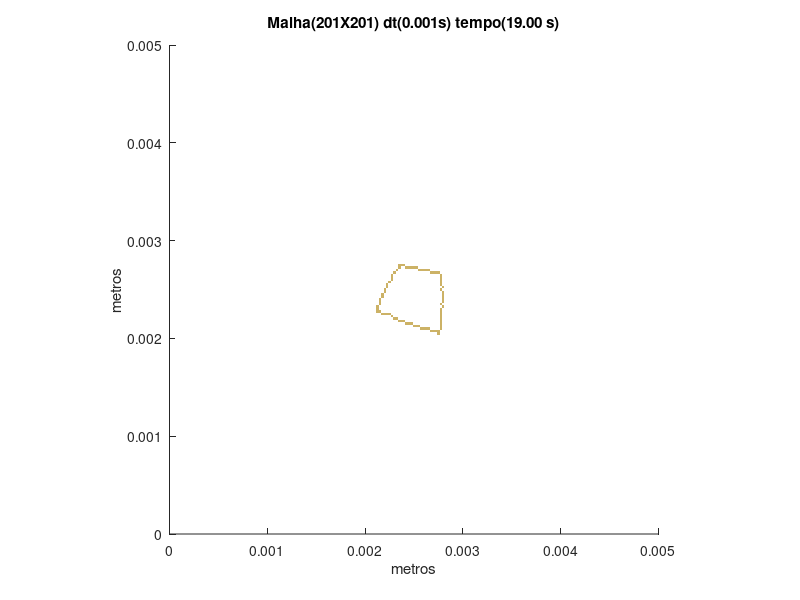

MATLAB code to generate this figure:
set (gca,'PlotBoxAspectRatio',[1 1 1],'Xlim',[0,0.005],'Ylim',[0,0.005])
hold on
title('Malha(201X201) dt(0.001s) tempo(19.00 s)')
hold on
ylabel('metros')
hold on
xlabel('metros')
hold on

fill([0.0027363184079602 0.0027363184079602 0.00276119402985075 0.00276119402985075],[0.00203980099502488 0.00206467661691542 0.00206467661691542 0.00203980099502488],[0.8,0.7,0.4],'LineStyle','none')

fill([0.00266169154228856 0.00266169154228856 0.0026865671641791 0.0026865671641791],[0.00206467661691542 0.00208955223880597 0.00208955223880597 0.00206467661691542],[0.8,0.7,0.4],'LineStyle','none')

fill([0.0026865671641791 0.0026865671641791 0.00271144278606965 0.00271144278606965],[0.00206467661691542 0.00208955223880597 0.00208955223880597 0.00206467661691542],[0.8,0.7,0.4],'LineStyle','none')

fill([0.00271144278606965 0.00271144278606965 0.0027363184079602 0.0027363184079602],[0.00206467661691542 0.00208955223880597 0.00208955223880597 0.00206467661691542],[0.8,0.7,0.4],'LineStyle','none')

fill([0.0027363184079602 0.0027363184079602 0.00276119402985075 0.00276119402985075],[0.00206467661691542 0.00208955223880597 0.00208955223880597 0.00206467661691542],[0.8,0.7,0.4],'LineStyle','none')

fill([0.00256218905472637 0.00256218905472637 0.00258706467661692 0.00258706467661692],[0.00208955223880597 0.00211442786069652 0.00211442786069652 0.00208955223880597],[0.8,0.7,0.4],'LineStyle','none')

fill([0.00258706467661692 0.00258706467661692 0.00261194029850746 0.00261194029850746],[0.00208955223880597 0.00211442786069652 0.00211442786069652 0.00208955223880597],[0.8,0.7,0.4],'LineStyle','none')

fill([0.00261194029850746 0.00261194029850746 0.00263681592039801 0.00263681592039801],[0.00208955223880597 0.00211442786069652 0.00211442786069652 0.00208955223880597],[0.8,0.7,0.4],'LineStyle','none')

fill([0.00263681592039801 0.00263681592039801 0.00266169154228856 0.00266169154228856],[0.00208955223880597 0.00211442786069652 0.00211442786069652 0.00208955223880597],[0.8,0.7,0.4],'LineStyle','none')

fill([0.00276119402985075 0.00276119402985075 0.00278606965174129 0.00278606965174129],[0.00208955223880597 0.00211442786069652 0.00211442786069652 0.00208955223880597],[0.8,0.7,0.4],'LineStyle','none')

fill([0.00248756218905473 0.00248756218905473 0.00251243781094527 0.00251243781094527],[0.00211442786069652 0.00213930348258706 0.00213930348258706 0.00211442786069652],[0.8,0.7,0.4],'LineStyle','none')

fill([0.00251243781094527 0.00251243781094527 0.00253731343283582 0.00253731343283582],[0.00211442786069652 0.00213930348258706 0.00213930348258706 0.00211442786069652],[0.8,0.7,0.4],'LineStyle','none')

fill([0.00253731343283582 0.00253731343283582 0.00256218905472637 0.00256218905472637],[0.00211442786069652 0.00213930348258706 0.00213930348258706 0.00211442786069652],[0.8,0.7,0.4],'LineStyle','none')

fill([0.00276119402985075 0.00276119402985075 0.00278606965174129 0.00278606965174129],[0.00211442786069652 0.00213930348258706 0.00213930348258706 0.00211442786069652],[0.8,0.7,0.4],'LineStyle','none')

fill([0.00241293532338308 0.00241293532338308 0.00243781094527363 0.00243781094527363],[0.00213930348258706 0.00216417910447761 0.00216417910447761 0.00213930348258706],[0.8,0.7,0.4],'LineStyle','none')

fill([0.00243781094527363 0.00243781094527363 0.00246268656716418 0.00246268656716418],[0.00213930348258706 0.00216417910447761 0.00216417910447761 0.00213930348258706],[0.8,0.7,0.4],'LineStyle','none')

fill([0.00246268656716418 0.00246268656716418 0.00248756218905473 0.00248756218905473],[0.00213930348258706 0.00216417910447761 0.00216417910447761 0.00213930348258706],[0.8,0.7,0.4],'LineStyle','none')

fill([0.00276119402985075 0.00276119402985075 0.00278606965174129 0.00278606965174129],[0.00213930348258706 0.00216417910447761 0.00216417910447761 0.00213930348258706],[0.8,0.7,0.4],'LineStyle','none')

fill([0.00233830845771144 0.00233830845771144 0.00236318407960199 0.00236318407960199],[0.00216417910447761 0.00218905472636816 0.00218905472636816 0.00216417910447761],[0.8,0.7,0.4],'LineStyle','none')

fill([0.00236318407960199 0.00236318407960199 0.00238805970149254 0.00238805970149254],[0.00216417910447761 0.00218905472636816 0.00218905472636816 0.00216417910447761],[0.8,0.7,0.4],'LineStyle','none')

fill([0.00238805970149254 0.00238805970149254 0.00241293532338308 0.00241293532338308],[0.00216417910447761 0.00218905472636816 0.00218905472636816 0.00216417910447761],[0.8,0.7,0.4],'LineStyle','none')

fill([0.00276119402985075 0.00276119402985075 0.00278606965174129 0.00278606965174129],[0.00216417910447761 0.00218905472636816 0.00218905472636816 0.00216417910447761],[0.8,0.7,0.4],'LineStyle','none')

fill([0.00228855721393035 0.00228855721393035 0.0023134328358209 0.0023134328358209],[0.00218905472636816 0.00221393034825871 0.00221393034825871 0.00218905472636816],[0.8,0.7,0.4],'LineStyle','none')

fill([0.0023134328358209 0.0023134328358209 0.00233830845771144 0.00233830845771144],[0.00218905472636816 0.00221393034825871 0.00221393034825871 0.00218905472636816],[0.8,0.7,0.4],'LineStyle','none')

fill([0.00276119402985075 0.00276119402985075 0.00278606965174129 0.00278606965174129],[0.00218905472636816 0.00221393034825871 0.00221393034825871 0.00218905472636816],[0.8,0.7,0.4],'LineStyle','none')

fill([0.0022636815920398 0.0022636815920398 0.00228855721393035 0.00228855721393035],[0.00221393034825871 0.00223880597014925 0.00223880597014925 0.00221393034825871],[0.8,0.7,0.4],'LineStyle','none')

fill([0.00276119402985075 0.00276119402985075 0.00278606965174129 0.00278606965174129],[0.00221393034825871 0.00223880597014925 0.00223880597014925 0.00221393034825871],[0.8,0.7,0.4],'LineStyle','none')

fill([0.00216417910447761 0.00216417910447761 0.00218905472636816 0.00218905472636816],[0.00223880597014925 0.0022636815920398 0.0022636815920398 0.00223880597014925],[0.8,0.7,0.4],'LineStyle','none')

fill([0.00218905472636816 0.00218905472636816 0.00221393034825871 0.00221393034825871],[0.00223880597014925 0.0022636815920398 0.0022636815920398 0.00223880597014925],[0.8,0.7,0.4],'LineStyle','none')

fill([0.00221393034825871 0.00221393034825871 0.00223880597014925 0.00223880597014925],[0.00223880597014925 0.0022636815920398 0.0022636815920398 0.00223880597014925],[0.8,0.7,0.4],'LineStyle','none')

fill([0.00223880597014925 0.00223880597014925 0.0022636815920398 0.0022636815920398],[0.00223880597014925 0.0022636815920398 0.0022636815920398 0.00223880597014925],[0.8,0.7,0.4],'LineStyle','none')

fill([0.00276119402985075 0.00276119402985075 0.00278606965174129 0.00278606965174129],[0.00223880597014925 0.0022636815920398 0.0022636815920398 0.00223880597014925],[0.8,0.7,0.4],'LineStyle','none')

fill([0.00211442786069652 0.00211442786069652 0.00213930348258706 0.00213930348258706],[0.0022636815920398 0.00228855721393035 0.00228855721393035 0.0022636815920398],[0.8,0.7,0.4],'LineStyle','none')

fill([0.00213930348258706 0.00213930348258706 0.00216417910447761 0.00216417910447761],[0.0022636815920398 0.00228855721393035 0.00228855721393035 0.0022636815920398],[0.8,0.7,0.4],'LineStyle','none')

fill([0.00276119402985075 0.00276119402985075 0.00278606965174129 0.00278606965174129],[0.0022636815920398 0.00228855721393035 0.00228855721393035 0.0022636815920398],[0.8,0.7,0.4],'LineStyle','none')

fill([0.00211442786069652 0.00211442786069652 0.00213930348258706 0.00213930348258706],[0.00228855721393035 0.0023134328358209 0.0023134328358209 0.00228855721393035],[0.8,0.7,0.4],'LineStyle','none')

fill([0.00276119402985075 0.00276119402985075 0.00278606965174129 0.00278606965174129],[0.00228855721393035 0.0023134328358209 0.0023134328358209 0.00228855721393035],[0.8,0.7,0.4],'LineStyle','none')

fill([0.00211442786069652 0.00211442786069652 0.00213930348258706 0.00213930348258706],[0.0023134328358209 0.00233830845771144 0.00233830845771144 0.0023134328358209],[0.8,0.7,0.4],'LineStyle','none')

fill([0.00278606965174129 0.00278606965174129 0.00281094527363184 0.00281094527363184],[0.0023134328358209 0.00233830845771144 0.00233830845771144 0.0023134328358209],[0.8,0.7,0.4],'LineStyle','none')

fill([0.00213930348258706 0.00213930348258706 0.00216417910447761 0.00216417910447761],[0.00233830845771144 0.00236318407960199 0.00236318407960199 0.00233830845771144],[0.8,0.7,0.4],'LineStyle','none')

fill([0.00276119402985075 0.00276119402985075 0.00278606965174129 0.00278606965174129],[0.00233830845771144 0.00236318407960199 0.00236318407960199 0.00233830845771144],[0.8,0.7,0.4],'LineStyle','none')

fill([0.00213930348258706 0.00213930348258706 0.00216417910447761 0.00216417910447761],[0.00236318407960199 0.00238805970149254 0.00238805970149254 0.00236318407960199],[0.8,0.7,0.4],'LineStyle','none')

fill([0.00278606965174129 0.00278606965174129 0.00281094527363184 0.00281094527363184],[0.00236318407960199 0.00238805970149254 0.00238805970149254 0.00236318407960199],[0.8,0.7,0.4],'LineStyle','none')

fill([0.00213930348258706 0.00213930348258706 0.00216417910447761 0.00216417910447761],[0.00238805970149254 0.00241293532338308 0.00241293532338308 0.00238805970149254],[0.8,0.7,0.4],'LineStyle','none')

fill([0.00278606965174129 0.00278606965174129 0.00281094527363184 0.00281094527363184],[0.00238805970149254 0.00241293532338308 0.00241293532338308 0.00238805970149254],[0.8,0.7,0.4],'LineStyle','none')

fill([0.00216417910447761 0.00216417910447761 0.00218905472636816 0.00218905472636816],[0.00241293532338308 0.00243781094527363 0.00243781094527363 0.00241293532338308],[0.8,0.7,0.4],'LineStyle','none')

fill([0.00278606965174129 0.00278606965174129 0.00281094527363184 0.00281094527363184],[0.00241293532338308 0.00243781094527363 0.00243781094527363 0.00241293532338308],[0.8,0.7,0.4],'LineStyle','none')

fill([0.00216417910447761 0.00216417910447761 0.00218905472636816 0.00218905472636816],[0.00243781094527363 0.00246268656716418 0.00246268656716418 0.00243781094527363],[0.8,0.7,0.4],'LineStyle','none')

fill([0.00278606965174129 0.00278606965174129 0.00281094527363184 0.00281094527363184],[0.00243781094527363 0.00246268656716418 0.00246268656716418 0.00243781094527363],[0.8,0.7,0.4],'LineStyle','none')

fill([0.00218905472636816 0.00218905472636816 0.00221393034825871 0.00221393034825871],[0.00246268656716418 0.00248756218905473 0.00248756218905473 0.00246268656716418],[0.8,0.7,0.4],'LineStyle','none')

fill([0.00278606965174129 0.00278606965174129 0.00281094527363184 0.00281094527363184],[0.00246268656716418 0.00248756218905473 0.00248756218905473 0.00246268656716418],[0.8,0.7,0.4],'LineStyle','none')

fill([0.00218905472636816 0.00218905472636816 0.00221393034825871 0.00221393034825871],[0.00248756218905473 0.00251243781094527 0.00251243781094527 0.00248756218905473],[0.8,0.7,0.4],'LineStyle','none')

fill([0.00276119402985075 0.00276119402985075 0.00278606965174129 0.00278606965174129],[0.00248756218905473 0.00251243781094527 0.00251243781094527 0.00248756218905473],[0.8,0.7,0.4],'LineStyle','none')

fill([0.00221393034825871 0.00221393034825871 0.00223880597014925 0.00223880597014925],[0.00251243781094527 0.00253731343283582 0.00253731343283582 0.00251243781094527],[0.8,0.7,0.4],'LineStyle','none')

fill([0.00278606965174129 0.00278606965174129 0.00281094527363184 0.00281094527363184],[0.00251243781094527 0.00253731343283582 0.00253731343283582 0.00251243781094527],[0.8,0.7,0.4],'LineStyle','none')

fill([0.00221393034825871 0.00221393034825871 0.00223880597014925 0.00223880597014925],[0.00253731343283582 0.00256218905472637 0.00256218905472637 0.00253731343283582],[0.8,0.7,0.4],'LineStyle','none')

fill([0.00276119402985075 0.00276119402985075 0.00278606965174129 0.00278606965174129],[0.00253731343283582 0.00256218905472637 0.00256218905472637 0.00253731343283582],[0.8,0.7,0.4],'LineStyle','none')

fill([0.00223880597014925 0.00223880597014925 0.0022636815920398 0.0022636815920398],[0.00256218905472637 0.00258706467661692 0.00258706467661692 0.00256218905472637],[0.8,0.7,0.4],'LineStyle','none')

fill([0.00276119402985075 0.00276119402985075 0.00278606965174129 0.00278606965174129],[0.00256218905472637 0.00258706467661692 0.00258706467661692 0.00256218905472637],[0.8,0.7,0.4],'LineStyle','none')

fill([0.0022636815920398 0.0022636815920398 0.00228855721393035 0.00228855721393035],[0.00258706467661692 0.00261194029850746 0.00261194029850746 0.00258706467661692],[0.8,0.7,0.4],'LineStyle','none')

fill([0.00276119402985075 0.00276119402985075 0.00278606965174129 0.00278606965174129],[0.00258706467661692 0.00261194029850746 0.00261194029850746 0.00258706467661692],[0.8,0.7,0.4],'LineStyle','none')

fill([0.0022636815920398 0.0022636815920398 0.00228855721393035 0.00228855721393035],[0.00261194029850746 0.00263681592039801 0.00263681592039801 0.00261194029850746],[0.8,0.7,0.4],'LineStyle','none')

fill([0.00276119402985075 0.00276119402985075 0.00278606965174129 0.00278606965174129],[0.00261194029850746 0.00263681592039801 0.00263681592039801 0.00261194029850746],[0.8,0.7,0.4],'LineStyle','none')

fill([0.0022636815920398 0.0022636815920398 0.00228855721393035 0.00228855721393035],[0.00263681592039801 0.00266169154228856 0.00266169154228856 0.00263681592039801],[0.8,0.7,0.4],'LineStyle','none')

fill([0.00276119402985075 0.00276119402985075 0.00278606965174129 0.00278606965174129],[0.00263681592039801 0.00266169154228856 0.00266169154228856 0.00263681592039801],[0.8,0.7,0.4],'LineStyle','none')

fill([0.00228855721393035 0.00228855721393035 0.0023134328358209 0.0023134328358209],[0.00266169154228856 0.0026865671641791 0.0026865671641791 0.00266169154228856],[0.8,0.7,0.4],'LineStyle','none')

fill([0.00266169154228856 0.00266169154228856 0.0026865671641791 0.0026865671641791],[0.00266169154228856 0.0026865671641791 0.0026865671641791 0.00266169154228856],[0.8,0.7,0.4],'LineStyle','none')

fill([0.0026865671641791 0.0026865671641791 0.00271144278606965 0.00271144278606965],[0.00266169154228856 0.0026865671641791 0.0026865671641791 0.00266169154228856],[0.8,0.7,0.4],'LineStyle','none')

fill([0.00271144278606965 0.00271144278606965 0.0027363184079602 0.0027363184079602],[0.00266169154228856 0.0026865671641791 0.0026865671641791 0.00266169154228856],[0.8,0.7,0.4],'LineStyle','none')

fill([0.0027363184079602 0.0027363184079602 0.00276119402985075 0.00276119402985075],[0.00266169154228856 0.0026865671641791 0.0026865671641791 0.00266169154228856],[0.8,0.7,0.4],'LineStyle','none')

fill([0.0023134328358209 0.0023134328358209 0.00233830845771144 0.00233830845771144],[0.0026865671641791 0.00271144278606965 0.00271144278606965 0.0026865671641791],[0.8,0.7,0.4],'LineStyle','none')

fill([0.00253731343283582 0.00253731343283582 0.00256218905472637 0.00256218905472637],[0.0026865671641791 0.00271144278606965 0.00271144278606965 0.0026865671641791],[0.8,0.7,0.4],'LineStyle','none')

fill([0.00256218905472637 0.00256218905472637 0.00258706467661692 0.00258706467661692],[0.0026865671641791 0.00271144278606965 0.00271144278606965 0.0026865671641791],[0.8,0.7,0.4],'LineStyle','none')

fill([0.00258706467661692 0.00258706467661692 0.00261194029850746 0.00261194029850746],[0.0026865671641791 0.00271144278606965 0.00271144278606965 0.0026865671641791],[0.8,0.7,0.4],'LineStyle','none')

fill([0.00261194029850746 0.00261194029850746 0.00263681592039801 0.00263681592039801],[0.0026865671641791 0.00271144278606965 0.00271144278606965 0.0026865671641791],[0.8,0.7,0.4],'LineStyle','none')

fill([0.00263681592039801 0.00263681592039801 0.00266169154228856 0.00266169154228856],[0.0026865671641791 0.00271144278606965 0.00271144278606965 0.0026865671641791],[0.8,0.7,0.4],'LineStyle','none')

fill([0.00233830845771144 0.00233830845771144 0.00236318407960199 0.00236318407960199],[0.00271144278606965 0.0027363184079602 0.0027363184079602 0.00271144278606965],[0.8,0.7,0.4],'LineStyle','none')

fill([0.00241293532338308 0.00241293532338308 0.00243781094527363 0.00243781094527363],[0.00271144278606965 0.0027363184079602 0.0027363184079602 0.00271144278606965],[0.8,0.7,0.4],'LineStyle','none')

fill([0.00243781094527363 0.00243781094527363 0.00246268656716418 0.00246268656716418],[0.00271144278606965 0.0027363184079602 0.0027363184079602 0.00271144278606965],[0.8,0.7,0.4],'LineStyle','none')

fill([0.00246268656716418 0.00246268656716418 0.00248756218905473 0.00248756218905473],[0.00271144278606965 0.0027363184079602 0.0027363184079602 0.00271144278606965],[0.8,0.7,0.4],'LineStyle','none')

fill([0.00248756218905473 0.00248756218905473 0.00251243781094527 0.00251243781094527],[0.00271144278606965 0.0027363184079602 0.0027363184079602 0.00271144278606965],[0.8,0.7,0.4],'LineStyle','none')

fill([0.00251243781094527 0.00251243781094527 0.00253731343283582 0.00253731343283582],[0.00271144278606965 0.0027363184079602 0.0027363184079602 0.00271144278606965],[0.8,0.7,0.4],'LineStyle','none')

fill([0.00233830845771144 0.00233830845771144 0.00236318407960199 0.00236318407960199],[0.0027363184079602 0.00276119402985075 0.00276119402985075 0.0027363184079602],[0.8,0.7,0.4],'LineStyle','none')

fill([0.00236318407960199 0.00236318407960199 0.00238805970149254 0.00238805970149254],[0.0027363184079602 0.00276119402985075 0.00276119402985075 0.0027363184079602],[0.8,0.7,0.4],'LineStyle','none')

fill([0.00238805970149254 0.00238805970149254 0.00241293532338308 0.00241293532338308],[0.0027363184079602 0.00276119402985075 0.00276119402985075 0.0027363184079602],[0.8,0.7,0.4],'LineStyle','none')
